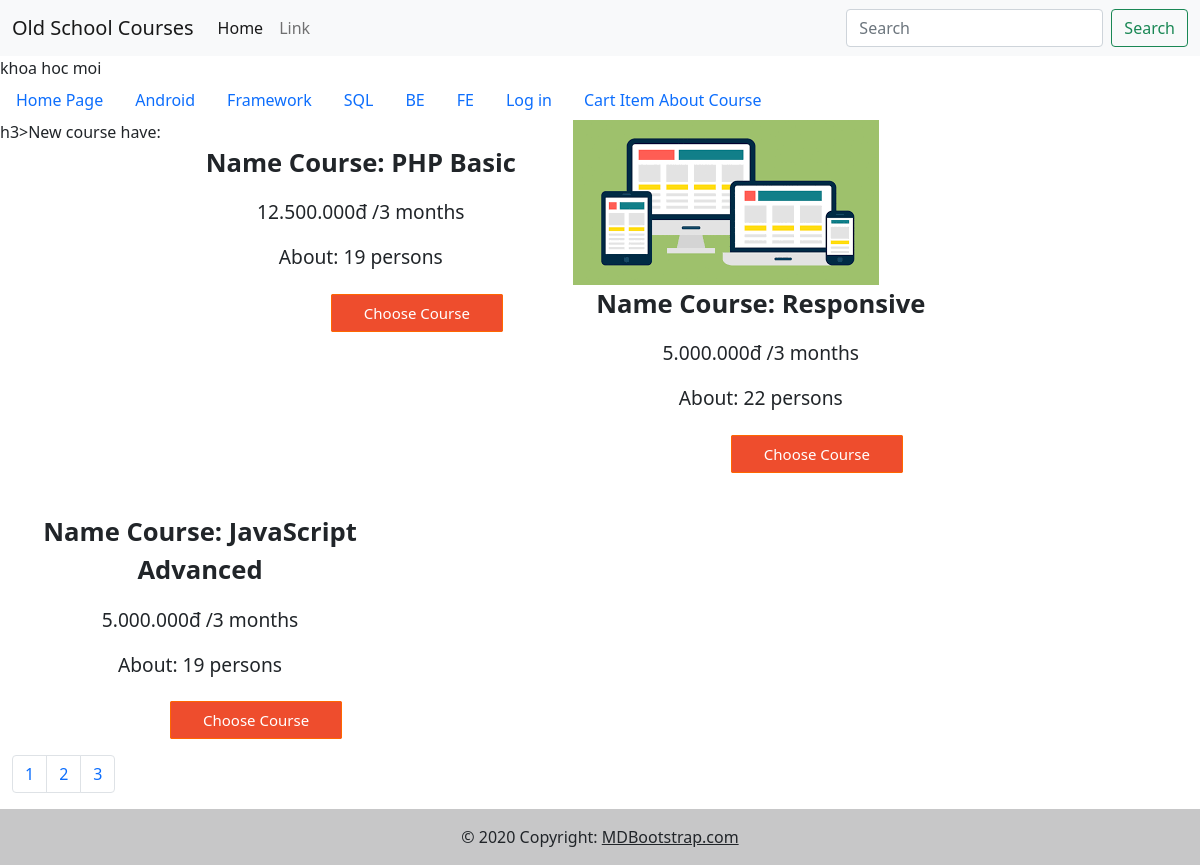
Page /index.php?trang=2 on the committed database.
### tables this page shows
CREATE TABLE `tblkhoahoc` (
  `id_kh` int(11) NOT NULL,
  `tenkhoahoc` varchar(30) NOT NULL,
  `giakhoahoc` int(11) NOT NULL,
  `songuoi` int(11) NOT NULL,
  `anh_kh` varchar(255) NOT NULL,
  `id_danhmuc` int(11) NOT NULL
);

### pages/main/index.php (the view)
<?php
    if(isset($_GET['trang'])){
        $page = $_GET['trang'];
    }else{
        $page = '';
    }
    if($page == '' || $page == 1){
        $begin = 0;
    }else{
        $begin = ($page*3)-3;
    }
    $sql_select = "Select * from tblkhoahoc,tbldanhmuc where tblkhoahoc.id_danhmuc = tbldanhmuc.id  ORDER BY id_kh DESC LIMIT $begin,3";
    $result_khoahoc = mysqli_query($conn,$sql_select);
?>
h3>New course have: </h3>
<?php
    while($row = mysqli_fetch_array($result_khoahoc)){
?>
        <div class ="col-12 col-sm-6 col-md-4">
            <img src="./admin/modules/quanlysanpham/img/<?php echo $row["anh_kh"];?>" alt="" class="img-course">
            <div class="gray__bg">
                <p class="name-course" >Name Course: <?php echo $row["tenkhoahoc"];?></p>
                <p class="price-course"><?php echo number_format($row["giakhoahoc"],0,',','.'); ?>đ /3 months</p>
                <p class="join-course">About: <?php echo $row["songuoi"];?> persons</p>
                <div class="btn-choose" style="line-height:50px">
                    <a style="text-decoration:none;" href="index.php?quanly=sanpham&id=<?php echo $row["id_kh"];?>" class="btn-course">Choose Course</a>
                </div>
            </div>
        </div>
<?php
    }
?>
<?php
    $sql_trang = "Select * from tblkhoahoc";
    $result_trang = mysqli_query($conn,$sql_trang);
    $count_page = mysqli_num_rows($result_trang);
    $sotrang = ceil($count_page/3);
?>
<nav aria-label="Page navigation example" class="next-pages">
    <ul class="pagination">
        <?php
            for($i = 1; $i <= $sotrang; $i++){
        ?>
        <li class="page-item"><a class="page-link" href="index.php?trang=<?php echo $i;?>"><?php echo $i;?></a></li>
        <?php
            }
        ?>
    </ul>
</nav>

### css/style.css (style rules this page uses)
* { box-sizing: border-box; }
.name-course { font-size: 1.6rem; text-align: center; font-weight: 600; }
.price-course, .join-course { font-size: 1.2rem; text-align: center; }
.btn-choose { margin-left: 158px; margin-bottom: 10px; }
.btn-course { padding: 8px 32px; font-size: 15px; background-color: #ee4d2d; outline: none; color: #fff; border: 1px solid #FF6600; border-radius: 2px; text-decoration: none; }

### rows in the picture
tblkhoahoc: tenkhoahoc "PHP Basic", giakhoahoc "12.500.000", songuoi "19"
tblkhoahoc: anh_kh (picture), tenkhoahoc "Responsive", giakhoahoc "5.000.000", songuoi "22"
tblkhoahoc: tenkhoahoc "JavaScript Advanced", giakhoahoc "5.000.000", songuoi "19"

### other values in the picture
$tendanhmuc[$i] "Android"
$tendanhmuc[$i] "Framework"
$tendanhmuc[$i] "SQL"
$tendanhmuc[$i] "BE"
$tendanhmuc[$i] "FE"
